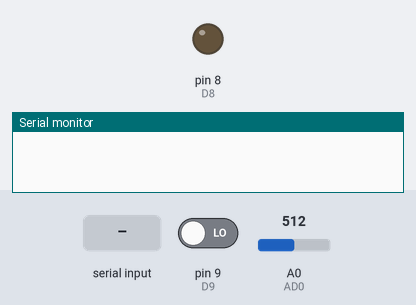
Bench run of a sketch on a simulated Arduino Uno, built with avr-gcc and run on an emulated ATmega328P. Parts: output pins drawn as LEDs (lit = HIGH), the last lines printed to the serial monitor. The test bench sets the inputs (shaded band); at power-on: pin 9 (D9) LOW, A0 (AD0) = 512.

Above: at 1.2 s.
1.3 s: "1\n" received over Serial
At 1.6 s:
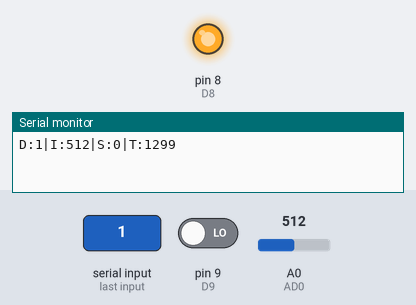
2.8 s: "0\n" received over Serial
At 4.0 s:
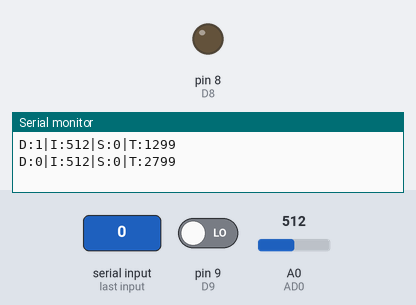
Timing chart, 0 to 5.8 s (numbered marks = the images above; inputs shaded):
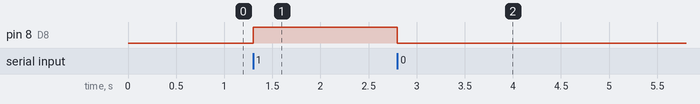

Measured:
- after the input at 1.3 s, pin 8 (D8): LOW → HIGH at once
- after the input at 2.8 s, pin 8 (D8): HIGH → LOW at once

The sketch:

arduino.ino
```cpp
#define AD0 A0  //定义模拟口A5
#define D8 8
#define D9 9

String inputString = "";
bool stringComplete = false;

int intensity = 0;  //光照度数值
int state = 0;
int isAuto = 0;
unsigned long currentMillis;
unsigned long startTime;
int status = 0;

void setup() {
  Serial.begin(115200);
  pinMode(D9, INPUT);
  pinMode(D8, OUTPUT);
}

void loop() {
  currentMillis = millis();


  if (stringComplete) {
    if (inputString == "1") {
      startTime = currentMillis;
      isAuto = 1;
      if (status == 0) {
        digitalWrite(D8, HIGH);
        status = 1;
      }
      log();
    } else if (inputString == "0") {
      startTime = 0;
      status = 0;
      isAuto = 0;
      digitalWrite(D8, LOW);
      log();
    }
    inputString = "";
    stringComplete = false;
  }


  state = digitalRead(D9);
  intensity = analogRead(AD0);

  if (isAuto == 0) {
    if (intensity < 300 && state == 1) {
      startTime = currentMillis;
      if (status == 0) {
        digitalWrite(D8, HIGH);
        status = 1;
        log();
      }
    } else {
      if (status == 1 && (currentMillis - startTime) > 5000) {
        startTime = 0;
        status = 0;
        digitalWrite(D8, LOW);
        log();
      }
    }
  }
}

void log() {

  Serial.print("D:");
  Serial.print(status);
  Serial.print("|I:");
  Serial.print(intensity);
  Serial.print("|S:");
  Serial.print(state);
  Serial.print("|T:");
  Serial.println(currentMillis);
}

void serialEvent() {
  while (Serial.available()) {
    char inChar = (char)Serial.read();
    inputString += inChar;
    if (inChar == '\n') {
      inputString.replace("\n", "");
      inputString.replace("\r", "");
      inputString.replace(" ", "");
      stringComplete = true;
    }
  }
}
```
